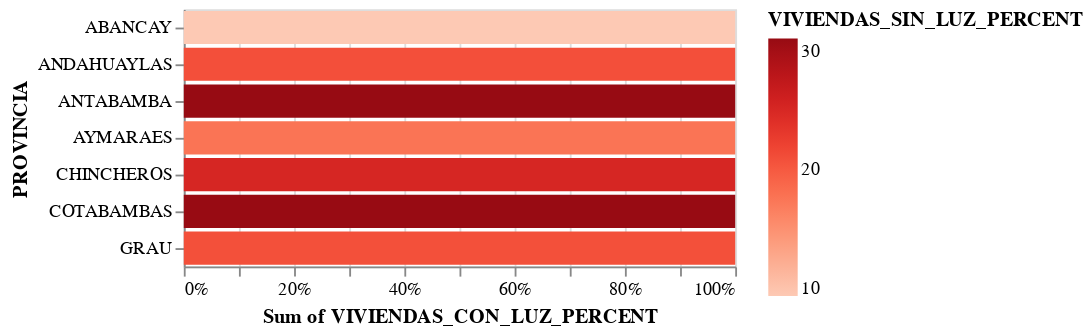

The cell this chart's notebook holds for it:
### Code cell
p_p = 'PROVINCIA'
a_p_str = 'VIVIENDAS_CON_LUZ_PERCENT'
b_p_str = 'VIVIENDAS_SIN_LUZ_PERCENT'

chart = (
    alt.Chart(grouped_by_provincia)
    .mark_bar()
    .encode(
        x=alt.X('sum(' + a_p_str + '):Q', stack="normalize"),
        y=p_p,
        color=alt.Color('VIVIENDAS_SIN_LUZ_PERCENT:Q', scale=alt.Scale(scheme='reds')),
        tooltip=[p_p],
        text=alt.Text('sum(VIVIENDAS_CON_LUZ):Q', format='.2f'),
    )
)

chart

### Figure 1 — Vega-Lite specification as saved in the notebook (floating-point values rounded to 4 significant figures)
{"data": {"name": "data-38bf6fc41e252e669bb547a118355b10"}, "mark": "bar", "encoding": {"color": {"field": "VIVIENDAS_SIN_LUZ_PERCENT", "scale": {"scheme": "reds"}, "type": "quantitative"}, "text": {"aggregate": "sum", "field": "VIVIENDAS_CON_LUZ", "format": ".2f", "type": "quantitative"}, "tooltip": [{"field": "PROVINCIA", "type": "nominal"}], "x": {"aggregate": "sum", "field": "VIVIENDAS_CON_LUZ_PERCENT", "stack": "normalize", "type": "quantitative"}, "y": {"field": "PROVINCIA", "type": "nominal"}}, "$schema": "https://vega.github.io/schema/vega-lite/v4.17.0.json", "datasets": {"data-38bf6fc41e252e669bb547a118355b10": [{"PROVINCIA": "ABANCAY", "UBIGEO": 186651142658, "POBLACION": 110520, "VIVIENDA": 42347, "VIVIENDAS CON LUZ": 29588, "VIVIENDAS SIN LUZ": 3050, "VIVIENDAS_CON_LUZ_PERCENT": 90.66, "VIVIENDAS_SIN_LUZ_PERCENT": 9.34}, {"PROVINCIA": "ANDAHUAYLAS", "UBIGEO": 250440925477, "POBLACION": 142477, "VIVIENDA": 59521, "VIVIENDAS CON LUZ": 31916, "VIVIENDAS SIN LUZ": 8438, "VIVIENDAS_CON_LUZ_PERCENT": 79.09, "VIVIENDAS_SIN_LUZ_PERCENT": 20.91}, {"PROVINCIA": "ANTABAMBA", "UBIGEO": 170913600168, "POBLACION": 11310, "VIVIENDA": 8336, "VIVIENDAS CON LUZ": 2736, "VIVIENDAS SIN LUZ": 1235, "VIVIENDAS_CON_LUZ_PERCENT": 68.9, "VIVIENDAS_SIN_LUZ_PERCENT": 31.1}, {"PROVINCIA": "AYMARAES", "UBIGEO": 236884790769, "POBLACION": 24307, "VIVIENDA": 17829, "VIVIENDAS CON LUZ": 7077, "VIVIENDAS SIN LUZ": 1516, "VIVIENDAS_CON_LUZ_PERCENT": 82.36, "VIVIENDAS_SIN_LUZ_PERCENT": 17.64}, {"PROVINCIA": "CHINCHEROS", "UBIGEO": 117830232441, "POBLACION": 45247, "VIVIENDA": 21659, "VIVIENDAS CON LUZ": 10075, "VIVIENDAS SIN LUZ": 3397, "VIVIENDAS_CON_LUZ_PERCENT": 74.78, "VIVIENDAS_SIN_LUZ_PERCENT": 25.22}, {"PROVINCIA": "COTABAMBAS", "UBIGEO": 169599133572, "POBLACION": 50656, "VIVIENDA": 20283, "VIVIENDAS CON LUZ": 10011, "VIVIENDAS SIN LUZ": 4500, "VIVIENDAS_CON_LUZ_PERCENT": 68.99, "VIVIENDAS_SIN_LUZ_PERCENT": 31.01}, {"PROVINCIA": "GRAU", "UBIGEO": 124357662606, "POBLACION": 21242, "VIVIENDA": 11399, "VIVIENDAS CON LUZ": 5548, "VIVIENDAS SIN LUZ": 1461, "VIVIENDAS_CON_LUZ_PERCENT": 79.16, "VIVIENDAS_SIN_LUZ_PERCENT": 20.84}]}}
